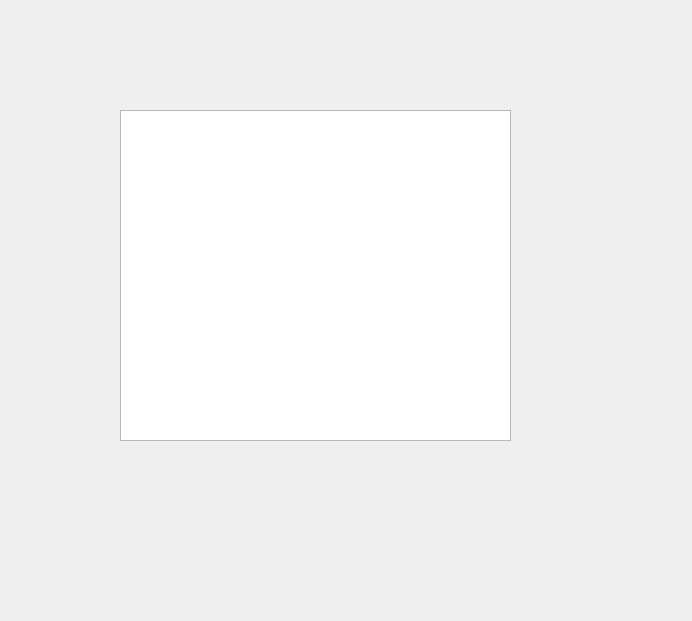
<?xml version="1.0" encoding="UTF-8"?>
<ui version="4.0">
 <class>Form</class>
 <widget class="QWidget" name="Form">
  <property name="geometry">
   <rect>
    <x>0</x>
    <y>0</y>
    <width>692</width>
    <height>621</height>
   </rect>
  </property>
  <property name="windowTitle">
   <string>Form</string>
  </property>
  <widget class="QTreeView" name="treeView">
   <property name="geometry">
    <rect>
     <x>120</x>
     <y>110</y>
     <width>391</width>
     <height>331</height>
    </rect>
   </property>
   <property name="animated">
    <bool>true</bool>
   </property>
   <attribute name="headerVisible">
    <bool>true</bool>
   </attribute>
  </widget>
 </widget>
 <resources/>
 <connections/>
</ui>
